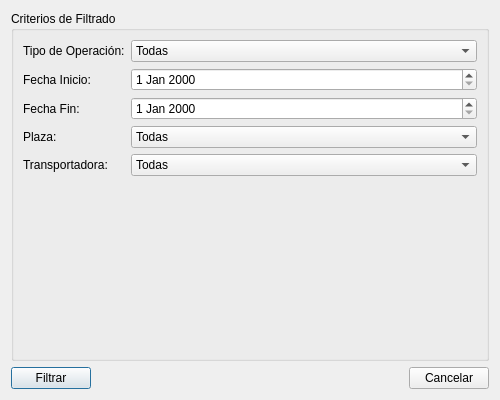
<?xml version="1.0" encoding="UTF-8"?>
<ui version="4.0">
 <class>Filtros</class>
 <widget class="QDialog" name="Filtros">
  <property name="geometry">
   <rect>
    <x>0</x>
    <y>0</y>
    <width>500</width>
    <height>400</height>
   </rect>
  </property>
  <property name="windowTitle">
   <string>Filtrar Operaciones</string>
  </property>
  <layout class="QVBoxLayout" name="verticalLayout">
   <item>
    <widget class="QGroupBox" name="groupBoxFiltros">
     <property name="title">
      <string>Criterios de Filtrado</string>
     </property>
     <layout class="QFormLayout" name="formLayout">
      <item row="0" column="0">
       <widget class="QLabel" name="labelTipo">
        <property name="text">
         <string>Tipo de Operación:</string>
        </property>
       </widget>
      </item>
      <item row="0" column="1">
       <widget class="QComboBox" name="comboTipo">
        <item>
         <property name="text">
          <string>Todas</string>
         </property>
        </item>
       </widget>
      </item>
      <item row="1" column="0">
       <widget class="QLabel" name="labelFechaInicio">
        <property name="text">
         <string>Fecha Inicio:</string>
        </property>
       </widget>
      </item>
      <item row="1" column="1">
       <widget class="QDateEdit" name="dateEditInicio"/>
      </item>
      <item row="2" column="0">
       <widget class="QLabel" name="labelFechaFin">
        <property name="text">
         <string>Fecha Fin:</string>
         </property>
       </widget>
      </item>
      <item row="2" column="1">
       <widget class="QDateEdit" name="dateEditFin"/>
      </item>
      <item row="3" column="0">
       <widget class="QLabel" name="labelPlaza">
        <property name="text">
         <string>Plaza:</string>
        </property>
       </widget>
      </item>
      <item row="3" column="1">
       <widget class="QComboBox" name="comboPlaza">
        <item>
         <property name="text">
          <string>Todas</string>
         </property>
        </item>
       </widget>
      </item>
      <item row="4" column="0">
       <widget class="QLabel" name="labelTransportadora">
        <property name="text">
         <string>Transportadora:</string>
        </property>
       </widget>
      </item>
      <item row="4" column="1">
       <widget class="QComboBox" name="comboTransportadora">
        <item>
         <property name="text">
          <string>Todas</string>
         </property>
        </item>
       </widget>
      </item>
     </layout>
    </widget>
   </item>
   <item>
    <layout class="QHBoxLayout" name="horizontalLayout">
     <item>
      <widget class="QPushButton" name="btnFiltrar">
       <property name="text">
        <string>Filtrar</string>
       </property>
      </widget>
     </item>
     <item>
      <spacer name="horizontalSpacer">
       <property name="orientation">
        <enum>Qt::Horizontal</enum>
       </property>
       <property name="sizeHint" stdset="0">
        <size>
         <width>40</width>
         <height>20</height>
        </size>
       </property>
      </spacer>
     </item>
     <item>
      <widget class="QPushButton" name="btnCancelar">
       <property name="text">
        <string>Cancelar</string>
       </property>
      </widget>
     </item>
    </layout>
   </item>
  </layout>
 </widget>
 <resources/>
 <connections/>
</ui>
